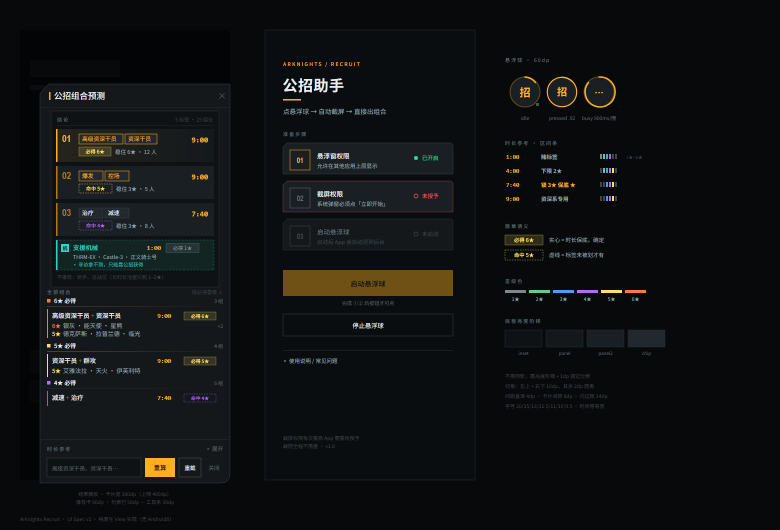
#> input picture design/mockup.png, 1560 x 1060 px (shown at 1/2 size)
$ python diagnose.py design/mockup.png
#> lines starting #> are read from the running program, lines starting #| are printed output that depends on the picture; after the words box and inside, x2 and y2 are one past the last pixel; in counts of white or black regions, pixels touching at a corner belong together
"""
诊断标签按钮检测：对公招界面截图跑一遍与 App 相同的检测流程，
输出每个连通域的尺寸/长宽比/填充率，以及被哪条规则拒绝。

只用 Pillow + numpy（不依赖 opencv）。

用法：
    python diagnose.py <截图1> [截图2 ...]
"""
import sys
from collections import deque

import numpy as np
from PIL import Image


def detect(gray, sw, mw, mh, minW, maxW, minH, maxH):
    """与 Java 端一致的检测：二值化 -> 4 邻域连通域 -> 规则过滤"""
    dark = gray < 95
    label = np.zeros((mh, mw), dtype=np.int32)
    cur = 0
    passed, rejected = [], []

    ys, xs = np.nonzero(dark)
    coords = list(zip(ys.tolist(), xs.tolist()))

    for (sy, sx) in coords:
        if not dark[sy, sx] or label[sy, sx] != 0:
            continue
        cur += 1
        stack = [(sy, sx)]
        label[sy, sx] = cur
        minx, miny, maxx, maxy, cnt = mw, mh, 0, 0, 0
        while stack:
            y, x = stack.pop()
            cnt += 1
            if x < minx: minx = x
            if y < miny: miny = y
            if x > maxx: maxx = x
            if y > maxy: maxy = y
            for ny, nx in ((y - 1, x), (y + 1, x), (y, x - 1), (y, x + 1)):
                if 0 <= ny < mh and 0 <= nx < mw and dark[ny, nx] and label[ny, nx] == 0:
                    label[ny, nx] = cur
                    stack.append((ny, nx))

        bw, bh = maxx - minx + 1, maxy - miny + 1
        area = cnt
        aspect = bw / float(bh) if bh else 0
        fill = area / float(bw * bh) if bw * bh else 0

        rec = dict(x=minx * sw, y=miny * sw, w=bw * sw, h=bh * sw,
                   sw=bw, sh=bh, area=area,
                   aspect=round(aspect, 2), fill=round(fill, 3))
        reasons = []
        if bw < minW: reasons.append("宽%d<%d" % (bw, minW))
        if bw > maxW: reasons.append("宽%d>%d" % (bw, maxW))
        if bh < minH: reasons.append("高%d<%d" % (bh, minH))
        if bh > maxH: reasons.append("高%d>%d" % (bh, maxH))
        if aspect < 1.4: reasons.append("比%.2f<1.4" % aspect)
        if aspect > 7.0: reasons.append("比%.2f>7.0" % aspect)
        if fill < 0.50: reasons.append("填%.2f<0.5" % fill)
        rec["reasons"] = reasons
        (rejected if reasons else passed).append(rec)

    return passed, rejected


def analyze(path):
#> called with path = 'design/mockup.png'
    print("=" * 70)
    print("图片:", path)
    im = Image.open(path).convert("RGB")
#> im is the input picture: PIL image 1560x1060 RGB; mean R, G, B 15.5, 17.6, 17.8
    W, H = im.size
#> W = 1560; H = 1060
    print("尺寸: %dx%d" % (W, H))
#| 尺寸: 1560x1060

    arr = np.asarray(im)
    a = arr.astype(np.int32)
    gray_full = (a[:, :, 0] * 299 + a[:, :, 1] * 587 + a[:, :, 2] * 114) // 1000
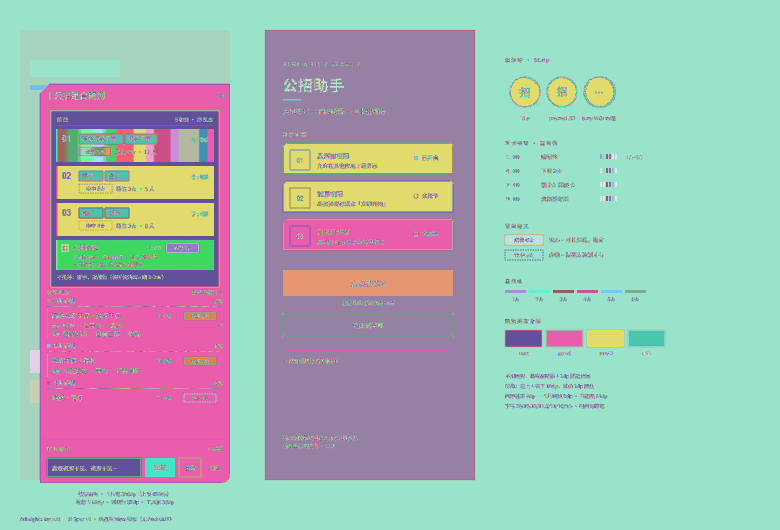
#> gray_full: shape (1060, 1560) int32 (shown at 1/2 size); 231 distinct labels, from 3 to 235; one colour per label, 0 black

    shortPx = min(W, H)
#> shortPx = 1060
    sw = max(1, shortPx // 320)
#> sw = 3
    mw, mh = max(1, W // sw), max(1, H // sw)
#> mw = 520; mh = 353
    gray = gray_full[::sw, ::sw][:mh, :mw].astype(np.int32)
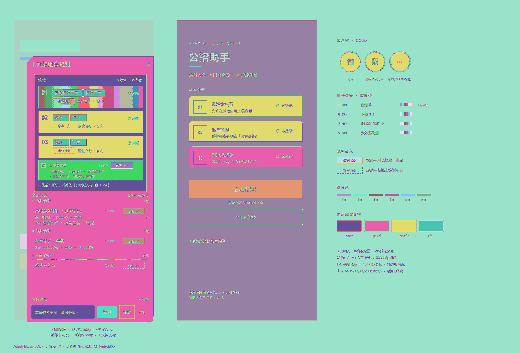
#> gray: shape (353, 520) int32; 231 distinct labels, from 3 to 235; one colour per label, 0 black
    print("采样: sw=%d -> %dx%d" % (sw, mw, mh))
#| 采样: sw=3 -> 520x353

    short = min(mw, mh)
#> short = 353
    minW = max(6, short // 10)
#> minW = 35
    maxW = int(short * 0.85)
#> maxW = 300
    minH = max(4, short // 45)
#> minH = 7
    maxH = max(8, short // 4)
#> maxH = 88
    print("阈值: W[%d..%d]  H[%d..%d]  填充率>=0.50  长宽比[1.4..7.0]"
          % (minW, maxW, minH, maxH))
#| 阈值: W[35..300]  H[7..88]  填充率>=0.50  长宽比[1.4..7.0]
    print("暗像素占比: %.1f%%" % (100.0 * (gray < 95).mean()))
#| 暗像素占比: 98.3%

    passed, rejected = detect(gray, sw, mw, mh, minW, maxW, minH, maxH)
#> in detect, `dark = gray < 95`:
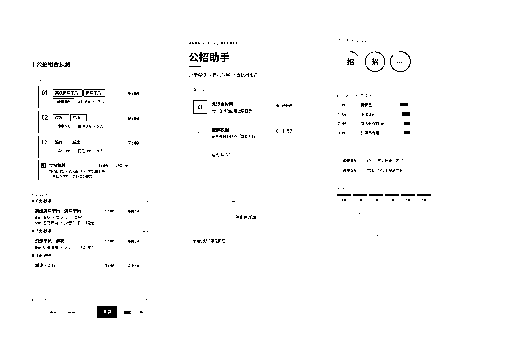
#> dark: shape (353, 520) bool; 98.3% white; black in thin lines or dots, all inside (x1, y1, x2, y2) = (32, 39, 431, 318)
#> in detect, `coords = list(zip(ys.tolist(), xs.tolist()))`: coords = 180381 items
#> the loop in detect, `for (sy, sx) in coords:` made 180381 passes
#> (cur, bw, bh) on pass 1: (1, 520, 353)
#> after the loop in detect, `for (sy, sx) in coords:`:
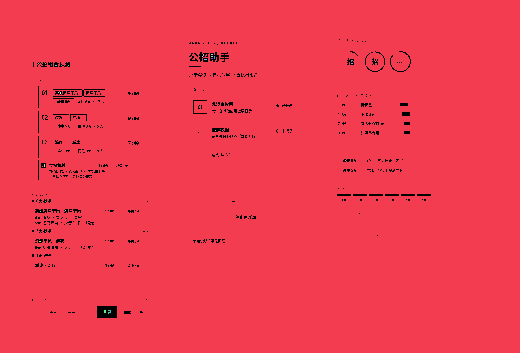
#> label: shape (353, 520) int32; 36 distinct labels, from 0 to 35; one colour per label, 0 black
#> after the loop in detect, `for (sy, sx) in coords:`: cur = 35
#> passed = []; rejected = 35 items

    print("\n--- 通过 %d 个 ---" % len(passed))
#| --- 通过 0 个 ---
    for r in sorted(passed, key=lambda r: (r["y"] // 40, r["x"])):
        print("  (%5d,%5d) %4dx%-4d 采样%3dx%-3d 比%-5s 填%-5s"
              % (r["x"], r["y"], r["w"], r["h"], r["sw"], r["sh"],
                 r["aspect"], r["fill"]))
#> this loop made 0 passes

    cand = [r for r in rejected if r["w"] >= 20 and r["h"] >= 10]
#> cand = 1 item
    print("\n--- 被拒的疑似按钮 %d 个（宽>=20 高>=10）---" % len(cand))
#| --- 被拒的疑似按钮 1 个（宽>=20 高>=10）---
    for r in sorted(cand, key=lambda r: (r["y"] // 40, r["x"]))[:30]:
        print("  (%5d,%5d) %4dx%-4d 采样%3dx%-3d 比%-5s 填%-5s  ← %s"
              % (r["x"], r["y"], r["w"], r["h"], r["sw"], r["sh"],
                 r["aspect"], r["fill"], ", ".join(r["reasons"])))
#> this loop made 1 pass
#|   (    0,    0) 1560x1059 采样520x353 比1.47  填0.982  ← 宽520>300, 高353>88

    # ===== 精确模拟 pickTagGroup =====
    print("\n--- pickTagGroup 结果 ---")
    if passed:
        rows = []
        for r in sorted(passed, key=lambda r: (r["y"], r["x"])):
            placed = False
            for row in rows:
                tol = max(8, min(row[0]["h"], r["h"]) // 2)
                if abs(r["y"] - row[0]["y"]) <= tol:
                    row.append(r); placed = True; break
            if not placed:
                rows.append([r])

        def evenly(row):
            if len(row) < 2:
                return False
            s = sorted(row, key=lambda r: r["x"])
            if len(s) == 2:
                gap = s[1]["x"] - (s[0]["x"] + s[0]["w"])
                return 0 <= gap < s[0]["w"] * 2
            gaps = [s[k]["x"] - s[k-1]["x"] for k in range(1, len(s))]
            avg = sum(gaps) / len(gaps)
            if avg <= 0:
                return False
            var = sum((g - avg) ** 2 for g in gaps) / len(gaps)
            return (var ** 0.5) / avg < 0.12

        def drop_outliers(row):
            # 与 Java 端对齐：TagFinder.pickTagGroup 在调用 dropOutliers 之后
            # 一定会再按 left 排序一次才放入 good。这里若原样返回未排序的行，
            # 后续用 row[0]["x"] 做「列起点对齐」判断就会拿到行内最后一个元素，
            # 误判成「不对齐」→ 只选中第一行。Java 没有这个问题。
            if len(row) <= 2:
                return sorted(row, key=lambda r: r["x"])
            s = sorted(row, key=lambda r: r["x"])
            gaps = [s[i]["x"] - s[i-1]["x"] for i in range(1, len(s))]
            if not gaps:
                return s
            sg = sorted(gaps)
            median = sg[(len(sg) - 1) // 2]
            if median <= 0:
                return s
            best_start, best_len = 0, 1
            for i in range(len(s)):
                ln = 1
                for j in range(i + 1, len(s)):
                    gap = s[j]["x"] - s[j-1]["x"]
                    if abs(gap - median) <= median * 0.35:
                        ln += 1
                    else:
                        break
                if ln > best_len:
                    best_start, best_len = i, ln
            return s[best_start:best_start + best_len]

        good = []
        for row in rows:
            if len(row) < 2:
                continue
            clean = drop_outliers(row)
            if len(clean) < 2:
                print("    剔除（清理后不足2个）y=%d" % row[0]["y"])
                continue
            if not evenly(clean):
                print("    剔除（不等距）y=%d x=%s" % (clean[0]["y"], [r["x"] for r in clean]))
                continue
            if len(clean) != len(row):
                print("    清理离群: y=%d %d个→%d个 x=%s"
                      % (row[0]["y"], len(row), len(clean), [r["x"] for r in clean]))
            good.append(clean)

        print("    等距行 %d 个:" % len(good))
        for k, row in enumerate(good):
            print("      行%d y=%d n=%d x=%s"
                  % (k, row[0]["y"], len(row), [r["x"] for r in row]))

        best_score, best_group = -1, []
        for a in range(len(good)):
            group = list(good[a])
            prev_top, prev_left = good[a][0]["y"], good[a][0]["x"]
            for b in range(a + 1, len(good)):
                row = good[b]
                if abs(row[0]["x"] - prev_left) > 8:
                    break
                gap = row[0]["y"] - prev_top
                if gap <= 0 or gap > max(60, row[0]["h"] * 4):
                    break
                h1, h2 = group[0]["h"], row[0]["h"]
                hmin, hmax = min(h1, h2), max(h1, h2)
                if hmin <= 0 or (hmax - hmin) / float(hmin) > 0.15:
                    print("    断（高度不一致 %d vs %d）y=%d" % (h1, h2, row[0]["y"]))
                    break
                group.extend(row)
                prev_top, prev_left = row[0]["y"], row[0]["x"]
            score = len(group) * 100 + len(set(round(r["y"] / 16) for r in group))
            if score > best_score:
                best_score, best_group = score, group

        print("  ==> 选中 %d 个:" % len(best_group))
        for r in sorted(best_group, key=lambda r: (r["y"], r["x"])):
            print("      y=%-5d x=%-5d %dx%d" % (r["y"], r["x"], r["w"], r["h"]))
    print("\n--- 通过者的 y 值分布（看是否只覆盖一行）---")
    if passed:
        ys = sorted(set(r["y"] for r in passed))
        print("  y 值:", ys[:20])
        rows = sorted(set(r["y"] // (short // 3) for r in passed))
        print("  行分组数:", len(rows))
    return passed, rejected


def main():
    if len(sys.argv) < 2:
        print("用法: python diagnose.py <截图...>")
        return 1
    for p in sys.argv[1:]:
        analyze(p)
    return 0


if __name__ == "__main__":
    sys.exit(main())
#> (the program exits here)
